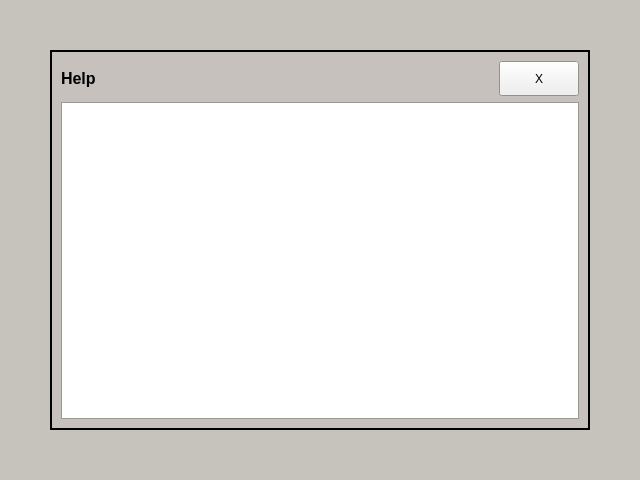
<?xml version="1.0" encoding="UTF-8"?>
<ui version="4.0">
 <class>Helper</class>
 <widget class="QWidget" name="Helper">
  <property name="geometry">
   <rect>
    <x>0</x>
    <y>0</y>
    <width>640</width>
    <height>480</height>
   </rect>
  </property>
  <property name="minimumSize">
   <size>
    <width>640</width>
    <height>480</height>
   </size>
  </property>
  <property name="palette">
   <palette>
    <active>
     <colorrole role="Base">
      <brush brushstyle="SolidPattern">
       <color alpha="255">
        <red>255</red>
        <green>255</green>
        <blue>255</blue>
       </color>
      </brush>
     </colorrole>
     <colorrole role="Window">
      <brush brushstyle="SolidPattern">
       <color alpha="232">
        <red>198</red>
        <green>193</green>
        <blue>188</blue>
       </color>
      </brush>
     </colorrole>
    </active>
    <inactive>
     <colorrole role="Base">
      <brush brushstyle="SolidPattern">
       <color alpha="255">
        <red>255</red>
        <green>255</green>
        <blue>255</blue>
       </color>
      </brush>
     </colorrole>
     <colorrole role="Window">
      <brush brushstyle="SolidPattern">
       <color alpha="232">
        <red>198</red>
        <green>193</green>
        <blue>188</blue>
       </color>
      </brush>
     </colorrole>
    </inactive>
    <disabled>
     <colorrole role="Base">
      <brush brushstyle="SolidPattern">
       <color alpha="232">
        <red>198</red>
        <green>193</green>
        <blue>188</blue>
       </color>
      </brush>
     </colorrole>
     <colorrole role="Window">
      <brush brushstyle="SolidPattern">
       <color alpha="232">
        <red>198</red>
        <green>193</green>
        <blue>188</blue>
       </color>
      </brush>
     </colorrole>
    </disabled>
   </palette>
  </property>
  <property name="windowTitle">
   <string>Form</string>
  </property>
  <property name="autoFillBackground">
   <bool>true</bool>
  </property>
  <layout class="QVBoxLayout" name="verticalLayout">
   <property name="spacing">
    <number>0</number>
   </property>
   <property name="leftMargin">
    <number>50</number>
   </property>
   <property name="topMargin">
    <number>50</number>
   </property>
   <property name="rightMargin">
    <number>50</number>
   </property>
   <property name="bottomMargin">
    <number>50</number>
   </property>
   <item>
    <widget class="QFrame" name="frame">
     <property name="autoFillBackground">
      <bool>true</bool>
     </property>
     <property name="frameShape">
      <enum>QFrame::Box</enum>
     </property>
     <property name="lineWidth">
      <number>2</number>
     </property>
     <layout class="QVBoxLayout" name="verticalLayout_2">
      <item>
       <layout class="QHBoxLayout" name="horizontalLayout">
        <item>
         <widget class="QLabel" name="label">
          <property name="font">
           <font>
            <pointsize>12</pointsize>
            <weight>75</weight>
            <bold>true</bold>
           </font>
          </property>
          <property name="text">
           <string>Help</string>
          </property>
         </widget>
        </item>
        <item>
         <spacer name="horizontalSpacer">
          <property name="orientation">
           <enum>Qt::Horizontal</enum>
          </property>
          <property name="sizeHint" stdset="0">
           <size>
            <width>40</width>
            <height>20</height>
           </size>
          </property>
         </spacer>
        </item>
        <item>
         <widget class="QPushButton" name="closeButton">
          <property name="minimumSize">
           <size>
            <width>50</width>
            <height>35</height>
           </size>
          </property>
          <property name="text">
           <string>X</string>
          </property>
         </widget>
        </item>
       </layout>
      </item>
      <item>
       <widget class="QPlainTextEdit" name="plainTextEdit"/>
      </item>
     </layout>
    </widget>
   </item>
  </layout>
 </widget>
 <resources/>
 <connections/>
</ui>
